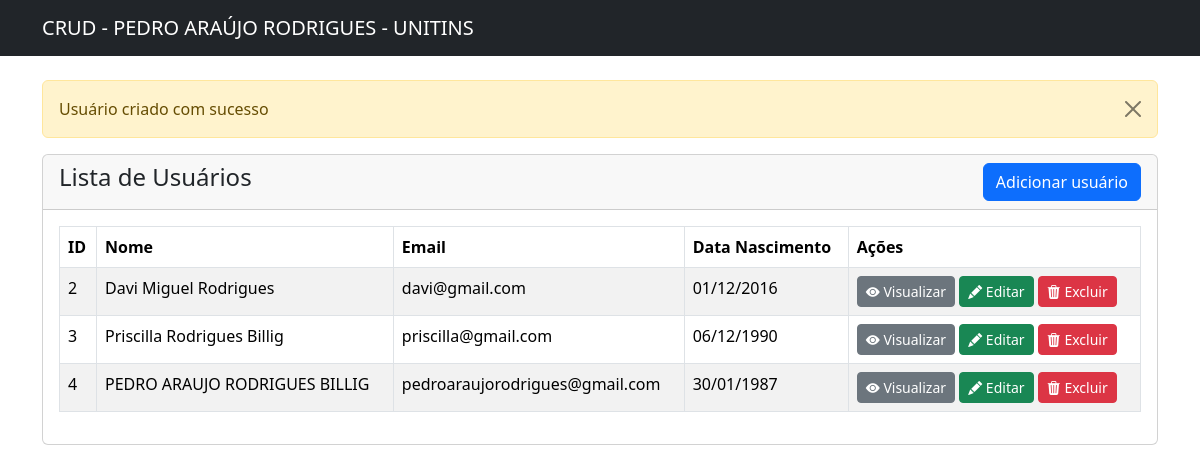
The app's page /index.php (signed in) with its own data.
### tables this page shows
CREATE TABLE `usuarios` (
  `id` int NOT NULL AUTO_INCREMENT,
  `nome` varchar(100) NOT NULL,
  `email` varchar(100) NOT NULL,
  `data_nascimento` date NOT NULL,
  `senha` varchar(255) DEFAULT NULL,
  PRIMARY KEY (`id`)
);

### index.php (the view, shortened to what this page needs)
<?php
require 'conexao.php';
?>
<!doctype html>
<html lang="en">
  <head>
    <link href="https://cdn.jsdelivr.net/npm/bootstrap@5.3.3/dist/css/bootstrap.min.css" rel="stylesheet">
    <link rel="stylesheet" href="https://cdn.jsdelivr.net/npm/bootstrap-icons@1.11.3/font/bootstrap-icons.min.css">
  </head>
  <body>
    <?php include('navbar.php'); ?>
    <div class="container mt-4">
      <?php include('mensagem.php'); ?>
      <div class="row">
        <div class="col-md-12">
          <div class="card">
            <div class="card-header">
              <h4> Lista de Usuários
                <a href="usuario-create.php" class="btn btn-primary float-end">Adicionar usuário</a>
              </h4>
            </div>
            <div class="card-body">
              <table class="table table-bordered table-striped">
                <thead>
                  <tr>
                    <th>ID</th>
                    <th>Nome</th>
                    <th>Email</th>
                    <th>Data Nascimento</th>
                    <th>Ações</th>
                  </tr>
                </thead>
                <tbody>
                  <?php
                  $sql = 'SELECT * FROM usuarios';
                  $usuarios = mysqli_query($conexao, $sql);
                  if (mysqli_num_rows($usuarios) > 0) {
                    foreach($usuarios as $usuario) {
                  ?>
                  <tr>
                    <td><?=$usuario['id']?></td>
                    <td><?=$usuario['nome']?></td>
                    <td><?=$usuario['email']?></td>
                    <td><?=date('d/m/Y', strtotime($usuario['data_nascimento']))?></td>
                    <td>
                      <a href="usuario-view.php?id=<?=$usuario['id']?>" class="btn btn-secondary btn-sm"><span class="bi-eye-fill"></span>&nbsp;Visualizar</a>
                      <a href="usuario-edit.php?id=<?=$usuario['id']?>" class="btn btn-success btn-sm"><span class="bi-pencil-fill"></span>&nbsp;Editar</a>
                      <form action="acoes.php" method="POST" class="d-inline">
                        <button onclick="return confirm('Tem certeza que deseja excluir?')" type="submit" name="delete_usuario" value="<?=$usuario['id']?>" class="btn btn-danger btn-sm">
                          <span class="bi-trash3-fill"></span>&nbsp;Excluir
                        </button>
                      </form>
                    </td>
                  </tr>
                  <?php
                  }
                 } else {
                   echo '<h5>Nenhum usuário encontrado</h5>';
                 }
                 ?>
                </tbody>
              </table>
            </div>
          </div>
        </div>
      </div>
    </div>
  </body>
</html>

### records on screen
usuarios: id "2", nome "Davi Miguel Rodrigues", email "davi@gmail.com", data_nascimento "01/12/2016"
usuarios: id "3", nome "Priscilla Rodrigues Billig", email "priscilla@gmail.com", data_nascimento "06/12/1990"
usuarios: id "4", nome "PEDRO ARAUJO RODRIGUES BILLIG", email "pedroaraujorodrigues@gmail.com", data_nascimento "30/01/1987"

### other values on screen
$_SESSION['mensagem'] "Usuário criado com sucesso"
